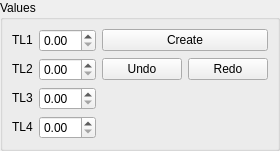
<?xml version="1.0" encoding="UTF-8"?>
<ui version="4.0">
 <class>EntityGUI_4Spin_QTD</class>
 <widget class="QWidget" name="EntityGUI_4Spin_QTD">
  <property name="geometry">
   <rect>
    <x>0</x>
    <y>0</y>
    <width>270</width>
    <height>144</height>
   </rect>
  </property>
  <property name="windowTitle">
   <string>EntityGUI_4Spin_QTD</string>
  </property>
  <layout class="QGridLayout">
   <property name="margin">
    <number>0</number>
   </property>
   <property name="spacing">
    <number>0</number>
   </property>
   <item row="0" column="0">
    <widget class="QGroupBox" name="GroupBox1">
     <property name="title">
      <string>Values</string>
     </property>
     <layout class="QGridLayout" columnstretch="1,0,0">
      <property name="margin">
       <number>9</number>
      </property>
      <property name="spacing">
       <number>6</number>
      </property>
      <item row="2" column="1">
       <widget class="SalomeApp_DoubleSpinBox" name="SpinBox_DZ"/>
      </item>
      <item row="3" column="1">
       <widget class="SalomeApp_DoubleSpinBox" name="SpinBox_DS"/>
      </item>
      <item row="1" column="1">
       <widget class="SalomeApp_DoubleSpinBox" name="SpinBox_DY"/>
      </item>
      <item row="0" column="1">
       <widget class="SalomeApp_DoubleSpinBox" name="SpinBox_DX"/>
      </item>
      <item row="1" column="2">
       <layout class="QGridLayout">
        <property name="margin">
         <number>0</number>
        </property>
        <property name="spacing">
         <number>6</number>
        </property>
        <item row="0" column="1">
         <widget class="QPushButton" name="buttonRedo">
          <property name="text">
           <string>Redo</string>
          </property>
         </widget>
        </item>
        <item row="0" column="0">
         <widget class="QPushButton" name="buttonUndo">
          <property name="text">
           <string>Undo</string>
          </property>
         </widget>
        </item>
       </layout>
      </item>
      <item row="0" column="2">
       <widget class="QPushButton" name="buttonApply">
        <property name="text">
         <string>Create</string>
        </property>
       </widget>
      </item>
      <item row="0" column="0">
       <widget class="QLabel" name="TextLabel1">
        <property name="sizePolicy">
         <sizepolicy hsizetype="Fixed" vsizetype="Fixed">
          <horstretch>0</horstretch>
          <verstretch>0</verstretch>
         </sizepolicy>
        </property>
        <property name="text">
         <string>TL1</string>
        </property>
        <property name="wordWrap">
         <bool>false</bool>
        </property>
       </widget>
      </item>
      <item row="3" column="0">
       <widget class="QLabel" name="TextLabel4">
        <property name="sizePolicy">
         <sizepolicy hsizetype="Fixed" vsizetype="Fixed">
          <horstretch>0</horstretch>
          <verstretch>0</verstretch>
         </sizepolicy>
        </property>
        <property name="text">
         <string>TL4</string>
        </property>
        <property name="wordWrap">
         <bool>false</bool>
        </property>
       </widget>
      </item>
      <item row="1" column="0">
       <widget class="QLabel" name="TextLabel2">
        <property name="sizePolicy">
         <sizepolicy hsizetype="Fixed" vsizetype="Fixed">
          <horstretch>0</horstretch>
          <verstretch>0</verstretch>
         </sizepolicy>
        </property>
        <property name="text">
         <string>TL2</string>
        </property>
        <property name="wordWrap">
         <bool>false</bool>
        </property>
       </widget>
      </item>
      <item row="2" column="0">
       <widget class="QLabel" name="TextLabel3">
        <property name="sizePolicy">
         <sizepolicy hsizetype="Fixed" vsizetype="Fixed">
          <horstretch>0</horstretch>
          <verstretch>0</verstretch>
         </sizepolicy>
        </property>
        <property name="text">
         <string>TL3</string>
        </property>
        <property name="wordWrap">
         <bool>false</bool>
        </property>
       </widget>
      </item>
     </layout>
    </widget>
   </item>
  </layout>
 </widget>
 <layoutdefault spacing="6" margin="11"/>
 <pixmapfunction>qPixmapFromMimeSource</pixmapfunction>
 <customwidgets>
  <customwidget>
   <class>SalomeApp_DoubleSpinBox</class>
   <extends>QDoubleSpinBox</extends>
   <header location="global">SalomeApp_DoubleSpinBox.h</header>
  </customwidget>
 </customwidgets>
 <tabstops>
  <tabstop>SpinBox_DX</tabstop>
  <tabstop>SpinBox_DY</tabstop>
  <tabstop>SpinBox_DZ</tabstop>
  <tabstop>SpinBox_DS</tabstop>
  <tabstop>buttonApply</tabstop>
  <tabstop>buttonUndo</tabstop>
  <tabstop>buttonRedo</tabstop>
 </tabstops>
 <resources/>
 <connections/>
</ui>
